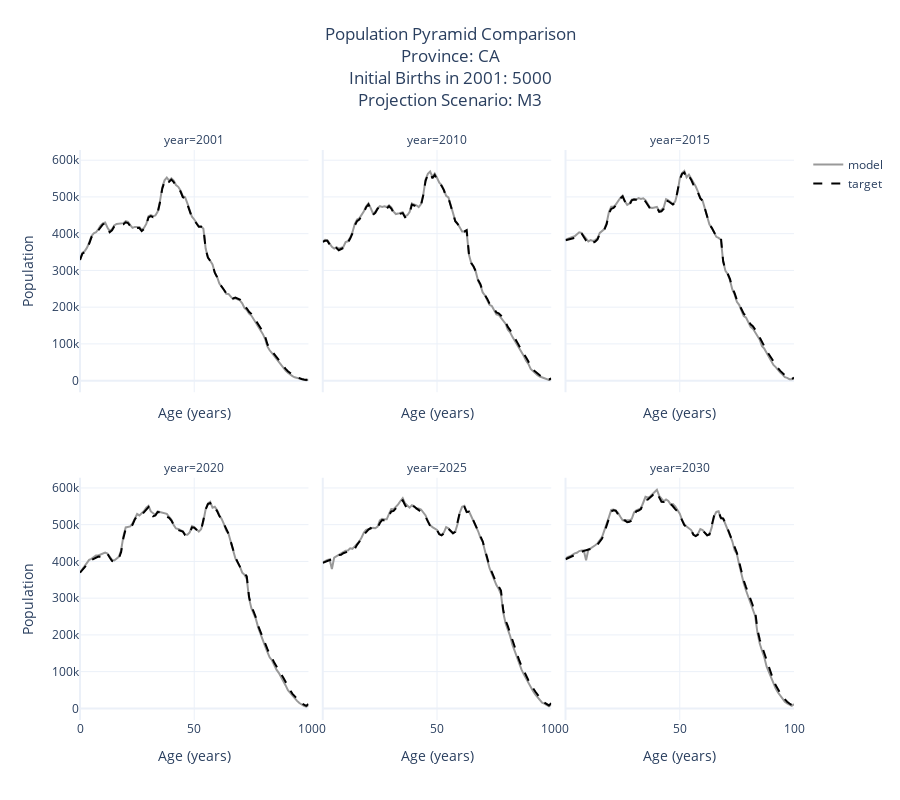

Notebook code cell kept with this figure:
### Markdown cell above
### Visualize Data

### Code cell
df = population_df.copy()
YEARS = [STARTING_YEAR, 2010, 2015, 2020, 2025, 2030]
df = df[df["year"].isin(YEARS)].reset_index(drop=True)
fig = px.line(
    df,
    x="age",
    y="n_alive_model",
    facet_col="year",
    facet_col_wrap=3,
    title=f"Population Pyramid Comparison<br>"
    + f"Province: {PROVINCE}<br>"
    + f"Initial Births in {STARTING_YEAR}: {N_BIRTHS}<br>"
    + f"Projection Scenario: {GROWTH_TYPE}",
    labels={"n_alive_model": "Population"},
    color_discrete_sequence=["#999999"],
    height=800,
    facet_row_spacing=0.15
)
fig_target = px.line(
    df,
    x="age",
    y="n_alive_target",
    facet_col="year",
    facet_col_wrap=3,
    labels={"n_alive_target": "Population"},
    color_discrete_sequence=["black"],
    line_dash_sequence=["dash"],
    height=800,
    facet_row_spacing=0.15
)
fig.add_traces(
    fig_target.data
)

fig.data[0].update(showlegend=True, name="model")
fig.data[len(YEARS)].update(showlegend=True, name="target")
fig.update_xaxes(title_text="Age (years)")
fig.update_layout(
    legend_title_text="",
    title_x=0.5,
    title_y=0.95,
    margin=dict(t=150), # Adjust top margin for title
    showlegend=True
)
fig.show(config=config)
